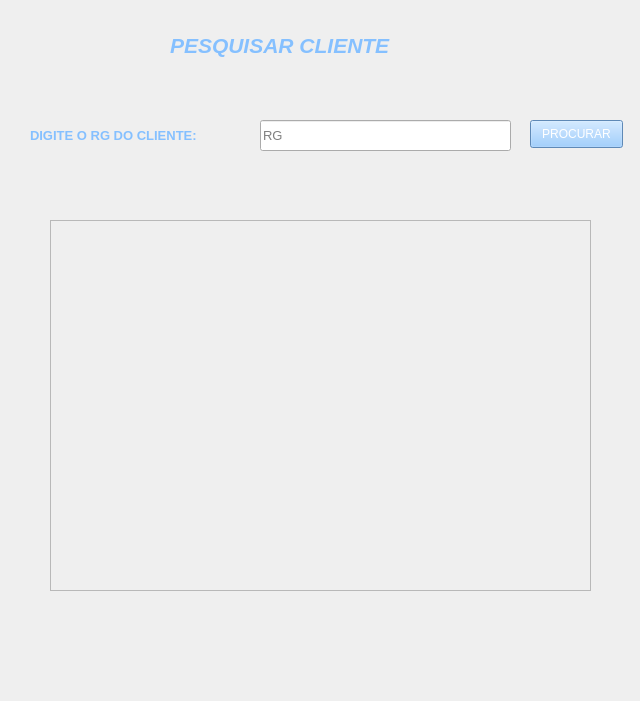
<?xml version="1.0" encoding="UTF-8"?>
<ui version="4.0">
 <class>Form</class>
 <widget class="QWidget" name="Form">
  <property name="geometry">
   <rect>
    <x>0</x>
    <y>0</y>
    <width>640</width>
    <height>701</height>
   </rect>
  </property>
  <property name="windowTitle">
   <string>Form</string>
  </property>
  <widget class="QLabel" name="label">
   <property name="geometry">
    <rect>
     <x>170</x>
     <y>30</y>
     <width>291</width>
     <height>31</height>
    </rect>
   </property>
   <property name="font">
    <font>
     <family>Arial</family>
     <pointsize>16</pointsize>
     <italic>true</italic>
     <bold>true</bold>
    </font>
   </property>
   <property name="styleSheet">
    <string notr="true">color: rgb(133, 192, 255)</string>
   </property>
   <property name="text">
    <string>PESQUISAR CLIENTE</string>
   </property>
  </widget>
  <widget class="QLabel" name="label_2">
   <property name="geometry">
    <rect>
     <x>30</x>
     <y>120</y>
     <width>221</width>
     <height>31</height>
    </rect>
   </property>
   <property name="font">
    <font>
     <family>Arial</family>
     <pointsize>10</pointsize>
     <bold>true</bold>
    </font>
   </property>
   <property name="styleSheet">
    <string notr="true">color: rgb(133, 192, 255)</string>
   </property>
   <property name="text">
    <string>DIGITE O RG DO CLIENTE:</string>
   </property>
  </widget>
  <widget class="QLineEdit" name="lineRgPesquisar">
   <property name="geometry">
    <rect>
     <x>260</x>
     <y>120</y>
     <width>251</width>
     <height>31</height>
    </rect>
   </property>
   <property name="font">
    <font>
     <family>Arial</family>
     <pointsize>10</pointsize>
    </font>
   </property>
   <property name="placeholderText">
    <string>RG</string>
   </property>
  </widget>
  <widget class="QPushButton" name="bProcurar">
   <property name="geometry">
    <rect>
     <x>530</x>
     <y>120</y>
     <width>93</width>
     <height>28</height>
    </rect>
   </property>
   <property name="styleSheet">
    <string notr="true">background-color:rgb(133, 192, 255);
color: rgb(255, 255, 255)</string>
   </property>
   <property name="text">
    <string>PROCURAR</string>
   </property>
  </widget>
  <widget class="QTextEdit" name="lineResultadoPesquisar">
   <property name="enabled">
    <bool>false</bool>
   </property>
   <property name="geometry">
    <rect>
     <x>50</x>
     <y>220</y>
     <width>541</width>
     <height>371</height>
    </rect>
   </property>
   <property name="font">
    <font>
     <family>Arial</family>
    </font>
   </property>
  </widget>
  <widget class="QLabel" name="label_8">
   <property name="geometry">
    <rect>
     <x>0</x>
     <y>0</y>
     <width>641</width>
     <height>711</height>
    </rect>
   </property>
   <property name="text">
    <string/>
   </property>
   <property name="pixmap">
    <pixmap>fundo.jpg</pixmap>
   </property>
   <property name="scaledContents">
    <bool>true</bool>
   </property>
  </widget>
  <widget class="QPushButton" name="bVoltarTelaEditar">
   <property name="geometry">
    <rect>
     <x>20</x>
     <y>30</y>
     <width>71</width>
     <height>51</height>
    </rect>
   </property>
   <property name="text">
    <string/>
   </property>
   <property name="icon">
    <iconset>
     <normaloff>vire-a-esquerda.png</normaloff>vire-a-esquerda.png</iconset>
   </property>
   <property name="iconSize">
    <size>
     <width>50</width>
     <height>50</height>
    </size>
   </property>
   <property name="flat">
    <bool>true</bool>
   </property>
  </widget>
  <zorder>label_8</zorder>
  <zorder>label</zorder>
  <zorder>label_2</zorder>
  <zorder>lineRgPesquisar</zorder>
  <zorder>bProcurar</zorder>
  <zorder>lineResultadoPesquisar</zorder>
  <zorder>bVoltarTelaEditar</zorder>
 </widget>
 <resources/>
 <connections/>
</ui>
